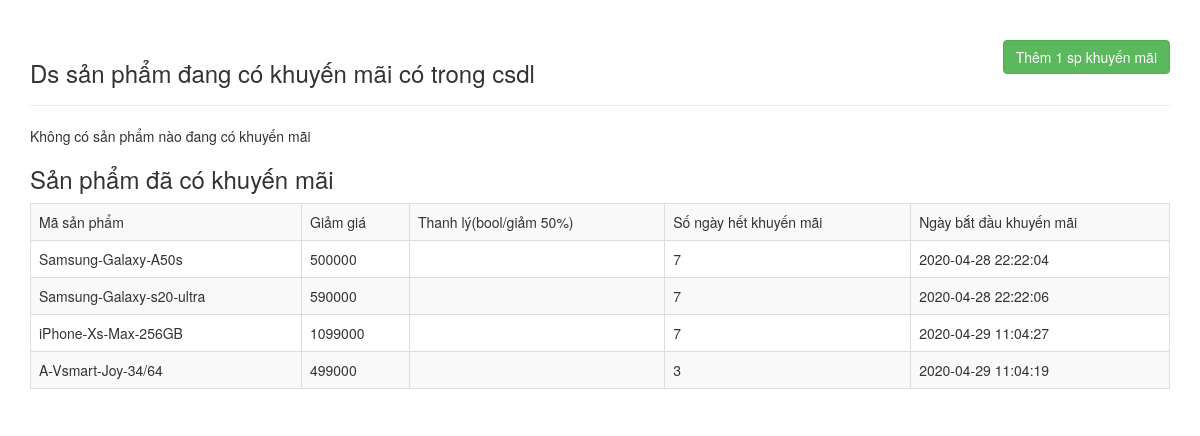
The app's page /admin/sanpham/manager-spkhuyenmai.php, older data.
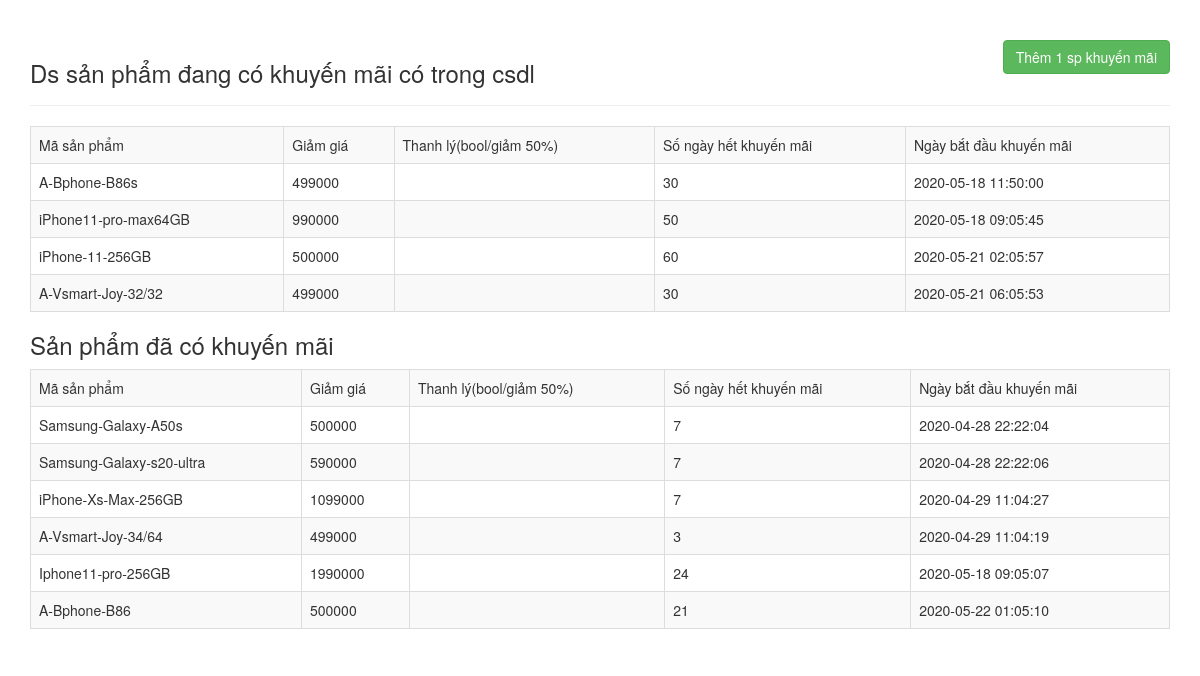
The same page, newer data.
### tables this page shows
CREATE TABLE `sanphamkhuyenmai` (
  `id` int(11) NOT NULL,
  `idproduct` varchar(50) NOT NULL,
  `giamgia` int(11) DEFAULT NULL,
  `thanhly` int(11) DEFAULT NULL,
  `songay_hethan` int(11) DEFAULT NULL,
  `ngay_batdau` datetime NOT NULL DEFAULT current_timestamp()
);

### admin/sanpham/manager-spkhuyenmai.php (the view, shortened to what this page needs)
<!Doctype html>
<html>
    <head>
        <link rel="stylesheet" href="https://maxcdn.bootstrapcdn.com/bootstrap/3.3.7/css/bootstrap.css">
    </head>
    <body>
        <div class="container">
            <div class="row">
                <div class="col-lg-12" mx-auto>
                    <div class="page-header clearfix">
                        <h3 class="pull-left">Ds sản phẩm đang có khuyến mãi có trong csdl</h3>
                        <a href="create-spkhuyenmai.php" class="btn btn-success pull-right">
                            Thêm 1 sp khuyến mãi
                        </a>
                    </div>
                    <?php
                        require_once '../../csdl/connectdb.php';
                            $sql = " select * from sanphamkhuyenmai where  date_add(ngay_batdau, interval songay_hethan day)>current_time;";
                        $result = mysqli_query($conn, $sql);
                        if(mysqli_num_rows($result) >0) {
                    ?>
                    <table class="table table-bordered table-striped">
                        <tr>
                            <td>Mã sản phẩm</td>
                            <td>Giảm giá</td>
                            <td>Thanh lý(bool/giảm 50%)</td>
                            <td>Số ngày hết khuyến mãi</td>
                            <td>Ngày bắt đầu khuyến mãi</td>
                        </tr>
                        <?php
                                while ($row = mysqli_fetch_array($result)) {
                           ?>
                        <tr>
                            <td id="product"> <?php echo $row['idproduct'];?></td>
                            <td> <?php echo $row['giamgia'];?></td>
                            <td> <?php echo $row['thanhly'];?></td>
                            <td> <?php echo $row['songay_hethan'];?></td>
                            <td> <?php echo $row['ngay_batdau'];?></td>
                        </tr>
                        <?php
                            }
                        ?>
                    </table>
                    <?php
                        }
                        else {
                            echo "Không có sản phẩm nào đang có khuyến mãi";
                        }
                       ?>
                    <?php
                            $sql = " select * from sanphamkhuyenmai where   date_add(ngay_batdau, interval songay_hethan day)<=current_time;";
                        $result = mysqli_query($conn, $sql);
                        if(mysqli_num_rows($result) >0) {
                    ?>
                    <h3>Sản phẩm đã có khuyến mãi</h3>
                    <table class="table table-bordered table-striped">
                        <tr>
                            <td>Mã sản phẩm</td>
                            <td>Giảm giá</td>
                            <td>Thanh lý(bool/giảm 50%)</td>
                            <td>Số ngày hết khuyến mãi</td>
                            <td>Ngày bắt đầu khuyến mãi</td>
                        </tr>
                        <?php
                                while ($row = mysqli_fetch_array($result)) {
                           ?>
                        <tr>
                            <td id="product"> <?php echo $row['idproduct'];?></td>
                            <td> <?php echo $row['giamgia'];?></td>
                            <td> <?php echo $row['thanhly'];?></td>
                            <td> <?php echo $row['songay_hethan'];?></td>
                            <td> <?php echo $row['ngay_batdau'];?></td>
                        </tr>
                        <?php
                            }
                        ?>
                    </table>
                    <?php
                        }
                        else {
                            echo "Không có sản phẩm đã có khuyến mãi";
                        }
                       ?>
                </div>
            </div>
        </div>
    </body>
</html>

Row changes from the older to the newer data that the page shows:
added sanphamkhuyenmai: idproduct "A-Bphone-B86s", giamgia "499000", songay_hethan "30", ngay_batdau "2020-05-18 11:50:00", shown under "Ds sản phẩm đang có khuyến mãi có trong csdl"
added sanphamkhuyenmai: idproduct "iPhone11-pro-max64GB", giamgia "990000", songay_hethan "50", ngay_batdau "2020-05-18 09:05:45", shown under "Ds sản phẩm đang có khuyến mãi có trong csdl"
added sanphamkhuyenmai: idproduct "iPhone-11-256GB", giamgia "500000", songay_hethan "60", ngay_batdau "2020-05-21 02:05:57", shown under "Ds sản phẩm đang có khuyến mãi có trong csdl"
added sanphamkhuyenmai: idproduct "A-Vsmart-Joy-32/32", giamgia "499000", songay_hethan "30", ngay_batdau "2020-05-21 06:05:53", shown under "Ds sản phẩm đang có khuyến mãi có trong csdl"
added sanphamkhuyenmai: idproduct "Iphone11-pro-256GB", giamgia "1990000", songay_hethan "24", ngay_batdau "2020-05-18 09:05:07", shown under "Sản phẩm đã có khuyến mãi"
added sanphamkhuyenmai: idproduct "A-Bphone-B86", giamgia "500000", songay_hethan "21", ngay_batdau "2020-05-22 01:05:10", shown under "Sản phẩm đã có khuyến mãi"
Text that changed along with them:
text no longer shown: "Không có sản phẩm nào đang có khuyến mãi"
text now shown: "Mã sản phẩm Giảm giá Thanh lý(bool/giảm 50%) Số ngày hết khuyến mãi Ngày bắt đầu khuyến mãi"
